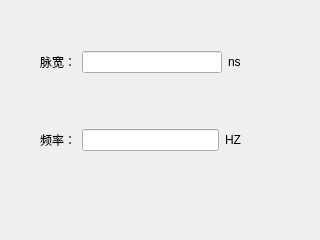
<?xml version="1.0" encoding="UTF-8"?>
<ui version="4.0">
 <class>Laser</class>
 <widget class="QDialog" name="Laser">
  <property name="geometry">
   <rect>
    <x>0</x>
    <y>0</y>
    <width>320</width>
    <height>240</height>
   </rect>
  </property>
  <property name="windowTitle">
   <string>激光器</string>
  </property>
  <widget class="QWidget" name="">
   <property name="geometry">
    <rect>
     <x>40</x>
     <y>51</y>
     <width>201</width>
     <height>100</height>
    </rect>
   </property>
   <layout class="QVBoxLayout" name="verticalLayout">
    <item>
     <layout class="QHBoxLayout" name="horizontalLayout_2">
      <item>
       <widget class="QLabel" name="label_24">
        <property name="text">
         <string>脉宽：</string>
        </property>
       </widget>
      </item>
      <item>
       <widget class="QLineEdit" name="lineEdit_master"/>
      </item>
      <item>
       <widget class="QLabel" name="label_26">
        <property name="text">
         <string>ns</string>
        </property>
       </widget>
      </item>
     </layout>
    </item>
    <item>
     <spacer name="verticalSpacer">
      <property name="orientation">
       <enum>Qt::Vertical</enum>
      </property>
      <property name="sizeHint" stdset="0">
       <size>
        <width>20</width>
        <height>40</height>
       </size>
      </property>
     </spacer>
    </item>
    <item>
     <layout class="QHBoxLayout" name="horizontalLayout">
      <item>
       <widget class="QLabel" name="label_25">
        <property name="text">
         <string>频率：</string>
        </property>
       </widget>
      </item>
      <item>
       <widget class="QLineEdit" name="lineEdit_master_2"/>
      </item>
      <item>
       <widget class="QLabel" name="label_27">
        <property name="text">
         <string>HZ</string>
        </property>
       </widget>
      </item>
     </layout>
    </item>
   </layout>
  </widget>
 </widget>
 <resources/>
 <connections/>
</ui>
